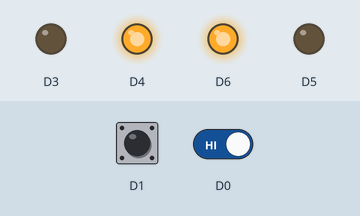
The sketch below on a simulated ESP8266 (NodeMCU). Parts: output pins drawn as LEDs (lit = HIGH). The inputs (shaded band) are chosen by the test bench; at power-on: D0 HIGH, D1 HIGH. WiFi joins after 1.5 s; servers stay silent unless stated; what the sketch prints to the serial monitor is not drawn.

Above: at 3.3 s.
3.4 s: D0 driven LOW
At 3.9 s:
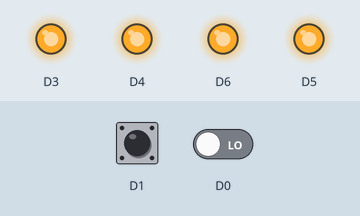
4.9 s: D0 driven HIGH
7.9 s: D1 pulled LOW for 3.2 s
At 8.9 s:
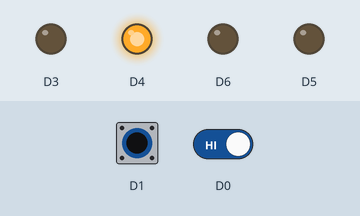
Timing chart, 0 to 12.6 s (numbered marks = the images above; inputs shaded):
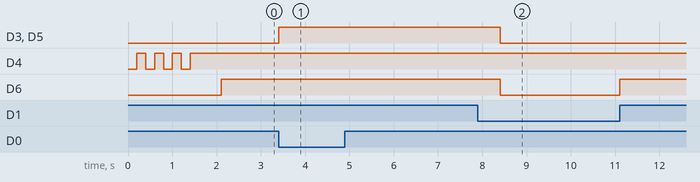

The sketch:

RailNodeMCU.ino
```cpp
#include "FirebaseESP8266.h"
#include <ESP8266WiFi.h>


#define FIREBASE_HOST "railproject-bf850-default-rtdb.asia-southeast1.firebasedatabase.app"   //Database link
#define FIREBASE_AUTH "Pbxwh9dfkKjzU8LtJMtQ0OBt6d1wZNp4HQMtwOwd"  //Database secrate

const String WIFI_SSID = "PAPPURAJ";
const String WIFI_PASSWORD = "0000000.";

FirebaseData firebaseData;


void initFire(){
  pinMode(D4,OUTPUT);
  Serial.begin(9600);

  WiFi.begin(WIFI_SSID, WIFI_PASSWORD);
  Serial.print("Connecting to Wi-Fi");

  while (WiFi.status() != WL_CONNECTED)
  {
    digitalWrite(D4,0);
    Serial.print(".");
    delay(200);
    digitalWrite(D4,1);
    Serial.print(".");
    delay(200);

  }

  Serial.println();
  Serial.print("Connected with IP: ");
  Serial.println(WiFi.localIP());
  Serial.println();


  Firebase.begin(FIREBASE_HOST, FIREBASE_AUTH);
  Firebase.reconnectWiFi(true);
}


void setup() {
  Serial.begin(9600);
  pinMode(D0,INPUT);
  pinMode(D1,INPUT_PULLUP);
  pinMode(D5,OUTPUT);
  pinMode(D6,OUTPUT);
  pinMode(D3,OUTPUT);


  initFire();

  delay(500);
}


int fire=0,duration=5;

void loop() {


    if(!digitalRead(D0)){
      digitalWrite(D5,1);
      digitalWrite(D6,1);
      digitalWrite(D3,1);
      if(!fire){
         Firebase.setString(firebaseData,"/Danger","1");
         fire=1;
      }

      for(int i=0;i<duration;i++)
        delay(1000);

    }else if(digitalRead(D1)){
       digitalWrite(D5,0);
       digitalWrite(D6,1);
       digitalWrite(D3,0);
       if(!fire){
         Firebase.setString(firebaseData,"/Danger","2");
         fire=2;
      }
    }else{

      digitalWrite(D5,0);
       digitalWrite(D6,0);
       digitalWrite(D3,0);
      if(fire){
         Firebase.setString(firebaseData,"/Danger", "0");
         fire=1;
         fire=0;
   }
  }
}
```

Measured:
- after the input at 3.4 s, D3, D5: LOW → HIGH at once
- after the input at 4.9 s, every drawn part: stays the same
- after the input at 7.9 s, D6: HIGH → LOW after 0.50 s, → HIGH 2.7 s later
